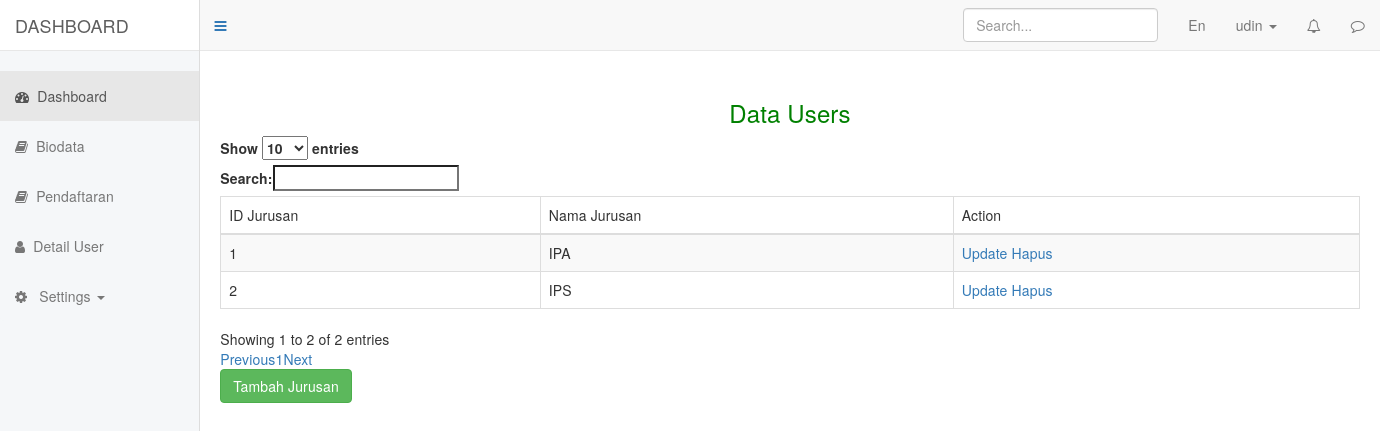
The app's page /admin/index.php?page=jurusan (signed in) with its own data.
### tables this page shows
CREATE TABLE `jurusan` (
  `id_jurusan` int(11) NOT NULL,
  `nama_jurusan` varchar(40) NOT NULL
);

### controllers/functions.php (called while the page is built, shortened)
<?php
$conn = mysqli_connect("localhost", "root", "", "psb_online_9");
function query($query)
{
  global $conn;
  $result = mysqli_query($conn, $query);
  $rows = [];
  while ($row = mysqli_fetch_assoc($result)) {
    $rows[] = $row;
  }
  return  $rows;
}

### admin/views/jurusan.php (the view, shortened to what this page needs)
<?php
$jurusan = query("SELECT * FROM jurusan");
?>
<link rel="stylesheet" href="https://maxcdn.bootstrapcdn.com/bootstrap/3.3.7/css/bootstrap.min.css">
<link rel="stylesheet" href="https://cdn.datatables.net/1.11.3/css/dataTables.bootstrap.min.css">
<div class="blank"></div>
<div class="container">
  <div class="row header" style="text-align:center;color:green">
    <h3>Data Users</h3>
  </div>
  <table id="example" class="table table-striped table-bordered" style="width:100%">
    <thead>
      <tr>
        <td>ID Jurusan</td>
        <td>Nama Jurusan</td>
        <td>Action</td>
      </tr>
    </thead>
    <tbody>
      <?php foreach ($jurusan as $row) : ?>
        <tr>
          <td><?= $row['id_jurusan'] ?></td>
          <td><?= $row['nama_jurusan'] ?></td>
          <td>
            <a href="">Update</a>
            <a href="">Hapus</a>
          </td>
        </tr>
      <?php endforeach ?>
    </tbody>
  </table>
  <a href="index.php?page=tambahJurusan" class="btn btn-success btn-md">Tambah Jurusan</a>
</div>

### admin/style.css (style rules this page uses)
body { margin-top: 50px; background-color: #fff; font-family: Arial, sans-serif; font-size: 14px; letter-spacing: 0.01em; color: #39464e; }
a, a:focus, a:hover { text-decoration: none; }

### admin/views/jurusan.php (style rules this page uses)
.blank { height: 80px; width: 100%; }

### records on screen
jurusan: id_jurusan "1", nama_jurusan "IPA"
jurusan: id_jurusan "2", nama_jurusan "IPS"

### other values on screen
$_SESSION['username'] "udin"
